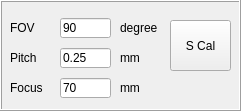
   <widget class="QFrame" name="frame_5">
    <property name="geometry">
     <rect>
      <x>486</x>
      <y>110</y>
      <width>241</width>
      <height>111</height>
     </rect>
    </property>
    <property name="autoFillBackground">
     <bool>true</bool>
    </property>
    <property name="frameShape">
     <enum>QFrame::Box</enum>
    </property>
    <property name="frameShadow">
     <enum>QFrame::Raised</enum>
    </property>
    <property name="lineWidth">
     <number>1</number>
    </property>
    <widget class="QLabel" name="label_28">
     <property name="geometry">
      <rect>
       <x>120</x>
       <y>80</y>
       <width>41</width>
       <height>16</height>
      </rect>
     </property>
     <property name="text">
      <string>mm</string>
     </property>
    </widget>
    <widget class="QLabel" name="label_29">
     <property name="geometry">
      <rect>
       <x>10</x>
       <y>50</y>
       <width>64</width>
       <height>15</height>
      </rect>
     </property>
     <property name="text">
      <string>Pitch</string>
     </property>
    </widget>
    <widget class="QLineEdit" name="lineEdit_focus_S">
     <property name="geometry">
      <rect>
       <x>60</x>
       <y>78</y>
       <width>51</width>
       <height>20</height>
      </rect>
     </property>
     <property name="text">
      <string>70</string>
     </property>
    </widget>
    <widget class="QLineEdit" name="lineEdit_pitch_S">
     <property name="geometry">
      <rect>
       <x>60</x>
       <y>48</y>
       <width>51</width>
       <height>20</height>
      </rect>
     </property>
     <property name="text">
      <string>0.25</string>
     </property>
    </widget>
    <widget class="QLabel" name="label_30">
     <property name="geometry">
      <rect>
       <x>10</x>
       <y>80</y>
       <width>64</width>
       <height>15</height>
      </rect>
     </property>
     <property name="text">
      <string>Focus</string>
     </property>
    </widget>
    <widget class="QLabel" name="label_31">
     <property name="geometry">
      <rect>
       <x>120</x>
       <y>50</y>
       <width>41</width>
       <height>16</height>
      </rect>
     </property>
     <property name="text">
      <string>mm</string>
     </property>
    </widget>
    <widget class="QPushButton" name="pushButton_S_cal">
     <property name="geometry">
      <rect>
       <x>170</x>
       <y>20</y>
       <width>61</width>
       <height>51</height>
      </rect>
     </property>
     <property name="text">
      <string>S Cal</string>
     </property>
    </widget>
    <widget class="QLabel" name="label_32">
     <property name="geometry">
      <rect>
       <x>120</x>
       <y>20</y>
       <width>51</width>
       <height>16</height>
      </rect>
     </property>
     <property name="text">
      <string>degree</string>
     </property>
    </widget>
    <widget class="QLabel" name="label_33">
     <property name="geometry">
      <rect>
       <x>10</x>
       <y>20</y>
       <width>64</width>
       <height>15</height>
      </rect>
     </property>
     <property name="text">
      <string>FOV</string>
     </property>
    </widget>
    <widget class="QLineEdit" name="lineEdit_fov">
     <property name="geometry">
      <rect>
       <x>60</x>
       <y>18</y>
       <width>51</width>
       <height>20</height>
      </rect>
     </property>
     <property name="text">
      <string>90</string>
     </property>
    </widget>
   </widget>
